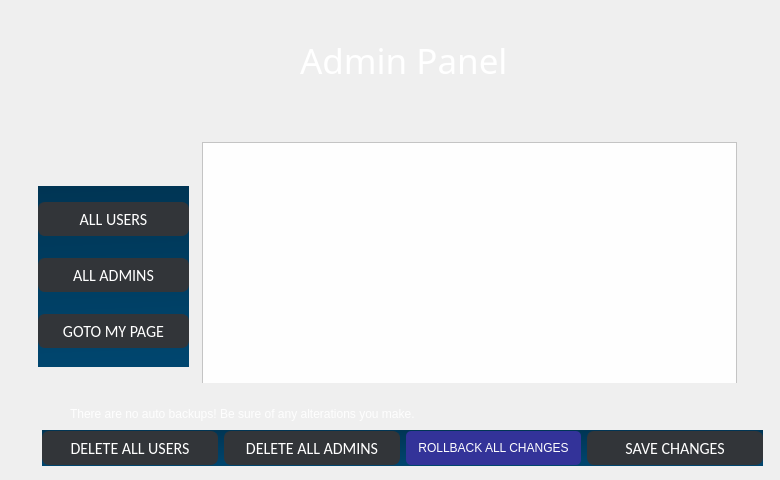
      <widget class="QWidget" name="page_14">
       <widget class="QFrame" name="frame_7">
        <property name="geometry">
         <rect>
          <x>20</x>
          <y>20</y>
          <width>751</width>
          <height>451</height>
         </rect>
        </property>
        <property name="styleSheet">
         <string notr="true">QMainWindow,QWidget,QMessageBox{
	background-color: rgb(255, 255, 0);
background: qlineargradient(spread:pad, x1:0.472, y1:0, x2:0.502, y2:1, stop:0 rgba(0, 53, 84, 255), stop:1 rgba(0, 70, 111, 255));
font-family:&quot;Quicksand SemiBold&quot;;
}


QListWidget{
background:transparent;
}

QFrame{
background:transparent;
}


QLabel,QGroupBox{
color: white;
background:transparent;
}
QComboBox{
background:rgb(0, 48, 75);
color:white;
height:32px;
border-radius:5px;
}

QLineEdit,QDateEdit,QDateTimeEdit{
background:rgba(0, 33, 52, 100);
color:white;
height:32px;
border-radius:8px;
}

QPushButton{
width:131px;
height:32px;
background:rgba(0, 33, 52, 100);
color:white;
border-radius:10px;
}

QPushButton:hover{
background: #cae9ff;
color:black;
}


Line{
backfround:white;
}</string>
        </property>
        <property name="frameShape">
         <enum>QFrame::StyledPanel</enum>
        </property>
        <property name="frameShadow">
         <enum>QFrame::Raised</enum>
        </property>
        <widget class="QLabel" name="label_27">
         <property name="geometry">
          <rect>
           <x>234</x>
           <y>20</y>
           <width>291</width>
           <height>41</height>
          </rect>
         </property>
         <property name="font">
          <font>
           <family>Droid Sans</family>
           <pointsize>-1</pointsize>
          </font>
         </property>
         <property name="styleSheet">
          <string notr="true">text-align: center;
color: rgb(255, 255, 255);
margin: 0 auto;
font-size: 35px;
font-family: 'Droid Sans';</string>
         </property>
         <property name="text">
          <string>Admin Panel</string>
         </property>
        </widget>
        <widget class="QStackedWidget" name="stackedWidget_5">
         <property name="geometry">
          <rect>
           <x>182</x>
           <y>122</y>
           <width>535</width>
           <height>241</height>
          </rect>
         </property>
         <property name="currentIndex">
          <number>0</number>
         </property>
         <widget class="QWidget" name="page_15">
          <widget class="QFrame" name="frame_8">
           <property name="geometry">
            <rect>
             <x>0</x>
             <y>0</y>
             <width>535</width>
             <height>303</height>
            </rect>
           </property>
           <property name="styleSheet">
            <string notr="true">background: #fefefe;</string>
           </property>
           <property name="frameShape">
            <enum>QFrame::StyledPanel</enum>
           </property>
           <property name="frameShadow">
            <enum>QFrame::Raised</enum>
           </property>
           <widget class="QTableView" name="tableView">
            <property name="geometry">
             <rect>
              <x>0</x>
              <y>0</y>
              <width>535</width>
              <height>305</height>
             </rect>
            </property>
           </widget>
           <widget class="QFrame" name="frame">
            <property name="geometry">
             <rect>
              <x>-200</x>
              <y>-90</y>
              <width>750</width>
              <height>450</height>
             </rect>
            </property>
            <property name="minimumSize">
             <size>
              <width>750</width>
              <height>450</height>
             </size>
            </property>
            <property name="maximumSize">
             <size>
              <width>750</width>
              <height>450</height>
             </size>
            </property>
            <property name="baseSize">
             <size>
              <width>750</width>
              <height>450</height>
             </size>
            </property>
            <property name="autoFillBackground">
             <bool>false</bool>
            </property>
            <property name="styleSheet">
             <string notr="true">QMainWindow,QWidget,QMessageBox{
background: qlineargradient(spread:pad, x1:0.472, y1:0, x2:0.502, y2:1, stop:0 rgba(0, 53, 84, 255), stop:1 rgba(0, 70, 111, 255));
font-family:&quot;Quicksand SemiBold&quot;;
}


QListWidget{
background:transparent;
}

QFrame{
background:transparent;
}


QLabel,QGroupBox{
color: white;
background:transparent;
}
QComboBox{
background:rgb(0, 48, 75);
color:white;
height:32px;
border-radius:5px;
}

QLineEdit,QDateEdit,QDateTimeEdit{
background:rgba(0, 33, 52, 100);
color:white;
height:32px;
border-radius:8px;
}

QPushButton{
width:131px;
height:32px;
background:rgba(0, 33, 52, 100);
color:white;
border-radius:10px;
}

QPushButton:hover{
background: #cae9ff;
color:black;
}


Line{
backfround:white;
}</string>
            </property>
            <property name="frameShape">
             <enum>QFrame::StyledPanel</enum>
            </property>
            <property name="frameShadow">
             <enum>QFrame::Raised</enum>
            </property>
           </widget>
          </widget>
         </widget>
         <widget class="QWidget" name="page_16">
          <widget class="QFrame" name="frame_9">
           <property name="geometry">
            <rect>
             <x>0</x>
             <y>0</y>
             <width>535</width>
             <height>303</height>
            </rect>
           </property>
           <property name="styleSheet">
            <string notr="true">background: #fefefe;</string>
           </property>
           <property name="frameShape">
            <enum>QFrame::StyledPanel</enum>
           </property>
           <property name="frameShadow">
            <enum>QFrame::Raised</enum>
           </property>
           <widget class="QTableView" name="tableView_2">
            <property name="geometry">
             <rect>
              <x>0</x>
              <y>-2</y>
              <width>535</width>
              <height>305</height>
             </rect>
            </property>
           </widget>
          </widget>
         </widget>
        </widget>
        <widget class="QLabel" name="adminLabel">
         <property name="geometry">
          <rect>
           <x>50</x>
           <y>386</y>
           <width>649</width>
           <height>16</height>
          </rect>
         </property>
         <property name="styleSheet">
          <string notr="true">color: #fefefe;</string>
         </property>
         <property name="text">
          <string>There are no auto backups! Be sure of any alterations you make.</string>
         </property>
        </widget>
        <widget class="QLabel" name="headLabel">
         <property name="geometry">
          <rect>
           <x>190</x>
           <y>100</y>
           <width>479</width>
           <height>16</height>
          </rect>
         </property>
         <property name="styleSheet">
          <string notr="true">color: #fefefe;</string>
         </property>
         <property name="text">
          <string/>
         </property>
        </widget>
        <widget class="QWidget" name="layoutWidget">
         <property name="geometry">
          <rect>
           <x>18</x>
           <y>166</y>
           <width>151</width>
           <height>181</height>
          </rect>
         </property>
         <layout class="QVBoxLayout" name="verticalLayout_14">
          <item>
           <widget class="QPushButton" name="userBrowse">
            <property name="styleSheet">
             <string notr="true">QPushButton
{
	background-color:rgb(50, 53, 57);
	border-style:solid;
	border-radius:7px;
	border-width:1px;
border-color: rgb(50, 53, 57);
	color:#ffffff;
	font-size:16px;
font-family:Calibri;
}

QPushButton:hover
{
	background-color: #00000000;
	border-color: rgb(30, 227, 0);
	/*color:rgb(30, 227, 0);*/
}

QPushButton:focus
{
	background-color:  rgb(30, 227, 0);
	border-color: rgba(30, 227, 0,0);
	color:rgb(255, 255, 255);
}
</string>
            </property>
            <property name="text">
             <string>ALL USERS</string>
            </property>
           </widget>
          </item>
          <item>
           <widget class="QPushButton" name="adminBrowse">
            <property name="styleSheet">
             <string notr="true">QPushButton
{
	background-color:rgb(50, 53, 57);
	border-style:solid;
	border-radius:7px;
	border-width:1px;
border-color: rgb(50, 53, 57);
	color:#ffffff;
	font-size:16px;
font-family:Calibri;
}

QPushButton:hover
{
	background-color: #00000000;
	border-color: rgb(30, 227, 0);
	/*color:rgb(30, 227, 0);*/
}

QPushButton:focus
{
	background-color:  rgb(30, 227, 0);
	border-color: rgba(30, 227, 0,0);
	color:rgb(255, 255, 255);
}
</string>
            </property>
            <property name="text">
             <string>ALL ADMINS</string>
            </property>
           </widget>
          </item>
          <item>
           <widget class="QPushButton" name="pageButton">
            <property name="styleSheet">
             <string notr="true">QPushButton
{
	background-color:rgb(50, 53, 57);
	border-style:solid;
	border-radius:7px;
	border-width:1px;
border-color: rgb(50, 53, 57);
	color:#ffffff;
	font-size:16px;
font-family:Calibri;
}

QPushButton:hover
{
	background-color: #00000000;
	border-color: rgb(30, 227, 0);
	/*color:rgb(30, 227, 0);*/
}

QPushButton:focus
{
	background-color:  rgb(30, 227, 0);
	border-color: rgba(30, 227, 0,0);
	color:rgb(255, 255, 255);
}
</string>
            </property>
            <property name="text">
             <string>GOTO MY PAGE</string>
            </property>
           </widget>
          </item>
         </layout>
        </widget>
        <widget class="QWidget" name="layoutWidget">
         <property name="geometry">
          <rect>
           <x>22</x>
           <y>410</y>
           <width>721</width>
           <height>36</height>
          </rect>
         </property>
         <layout class="QHBoxLayout" name="horizontalLayout_23">
          <item>
           <widget class="QPushButton" name="delUButton">
            <property name="styleSheet">
             <string notr="true">QPushButton
{
	background-color:rgb(50, 53, 57);
	border-style:solid;
	border-radius:7px;
	border-width:1px;
border-color: rgb(50, 53, 57);
	color:#ffffff;
	font-size:16px;
font-family:Calibri;
}

QPushButton:hover
{
	background-color: #00000000;
	border-color:red;
	/*color:rgb(30, 227, 0);*/
}

QPushButton:focus
{
	background-color:  red;
	border-color: red;
	color:rgb(255, 255, 255);
}
</string>
            </property>
            <property name="text">
             <string>DELETE ALL USERS</string>
            </property>
           </widget>
          </item>
          <item>
           <widget class="QPushButton" name="delAButton">
            <property name="styleSheet">
             <string notr="true">QPushButton
{
	background-color:rgb(50, 53, 57);
	border-style:solid;
	border-radius:7px;
	border-width:1px;
border-color: rgb(50, 53, 57);
	color:#ffffff;
	font-size:16px;
font-family:Calibri;
}

QPushButton:hover
{
	background-color: #00000000;
	border-color:red;
	/*color:rgb(30, 227, 0);*/
}

QPushButton:focus
{
	background-color:  red;
	border-color: red;
	color:rgb(255, 255, 255);
}
</string>
            </property>
            <property name="text">
             <string>DELETE ALL ADMINS</string>
            </property>
           </widget>
          </item>
          <item>
           <widget class="QPushButton" name="backButton_5">
            <property name="styleSheet">
             <string notr="true">Padding: 1px;
Border-radius: 5px;
Background: #339;
Color: #fefefe;</string>
            </property>
            <property name="text">
             <string>ROLLBACK ALL CHANGES</string>
            </property>
           </widget>
          </item>
          <item>
           <widget class="QPushButton" name="editedButton_2">
            <property name="styleSheet">
             <string notr="true">QPushButton
{
	background-color:rgb(50, 53, 57);
	border-style:solid;
	border-radius:7px;
	border-width:1px;
border-color: rgb(50, 53, 57);
	color:#ffffff;
	font-size:16px;
font-family:Calibri;
}

QPushButton:hover
{
	background-color: #00000000;
	border-color: rgb(30, 227, 0);
	/*color:rgb(30, 227, 0);*/
}

QPushButton:focus
{
	background-color:  rgb(30, 227, 0);
	border-color: rgba(30, 227, 0,0);
	color:rgb(255, 255, 255);
}
</string>
            </property>
            <property name="text">
             <string>SAVE CHANGES</string>
            </property>
           </widget>
          </item>
         </layout>
        </widget>
       </widget>
      </widget>
